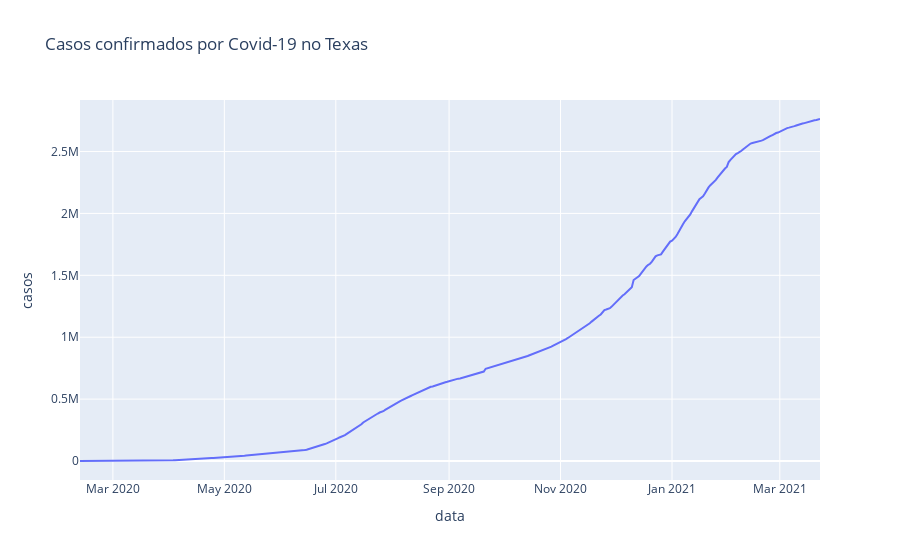

The cell this chart's notebook holds for it:
### Code cell
# Visualizar os casos no Texas
px.line(tx, 'data', 'casos', title='Casos confirmados por Covid-19 no Texas')

### Figure 1 — Plotly figure (JSON) as saved in the notebook; plotly's stock layout.template omitted (floating-point values rounded to 4 significant figures; data arrays with more than 128 entries replaced by an {"elided": "..."} marker saying what was removed)
{"data": [{"hovertemplate": "data=%{x}<br>casos=%{y}<extra></extra>", "legendgroup": "", "line": {"color": "#636efa", "dash": "solid"}, "mode": "lines", "name": "", "orientation": "v", "showlegend": false, "type": "scatter", "x": {"elided": "406 str values"}, "xaxis": "x", "y": {"elided": "406 int values"}, "yaxis": "y"}], "layout": {"legend": {"tracegroupgap": 0}, "title": {"text": "Casos confirmados por Covid-19 no Texas"}, "xaxis": {"anchor": "y", "domain": [0, 1], "title": {"text": "data"}}, "yaxis": {"anchor": "x", "domain": [0, 1], "title": {"text": "casos"}}}}
